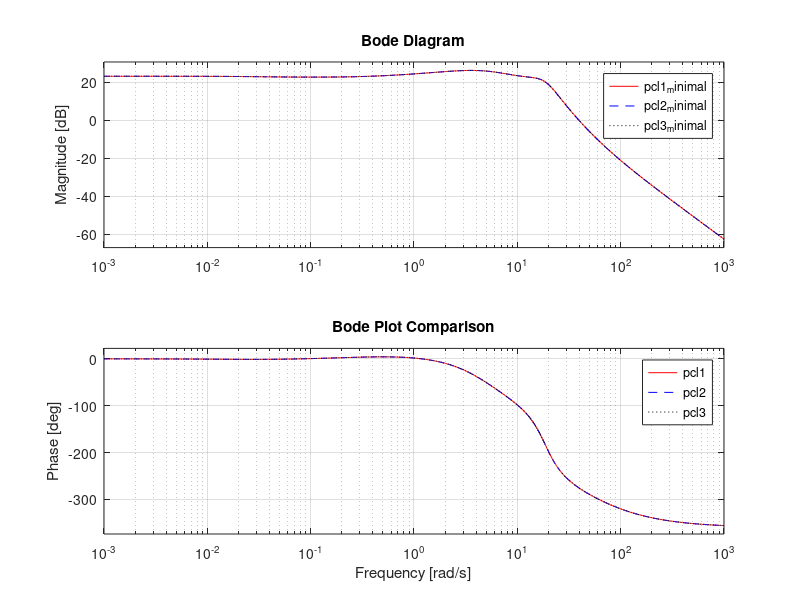

MATLAB code to generate this figure:
clear; clc; close all; clear function

%% TRANSFER FUNCTION OF GILBREATH 2001

K_glb = 13.68;
Gc_glb = tf(5.21*conv([1 -57.36],conv([1 4.26],[1 .55])),conv([1 2*.442*22.85 22.85^2],conv([1 0],[1 1.16])));
Gac_glb = tf(-10.524*conv([1 1.562],conv([1 .038],[1 0])),conv([1 2*.212*.088 .088^2],conv([1 3.75], [1 -1.44])));

num_glb = K_glb*Gc_glb*Gac_glb;
den_glb = zpk([], [], 1) + series(Gc_glb, Gac_glb);

pcl1 = tf(num_glb / den_glb)
pcl2 = K_glb*feedback(Gc_glb*Gac_glb, 1)
pcl3 = K_glb*Gc_glb*Gac_glb / (1 + Gc_glb*Gac_glb)

pcl1_minimal = minreal(pcl1)
pcl2_minimal = minreal(pcl2)
pcl3_minimal = minreal(pcl3)

% Extract and sort poles
p1 = sort(pole(pcl1_minimal))
p2 = sort(pole(pcl2_minimal))
p3 = sort(pole(pcl3_minimal))

% Extract and sort zeros (assuming they have the same number of zeros)
z1 = sort(zero(pcl1_minimal))
z2 = sort(zero(pcl2_minimal))
z3 = sort(zero(pcl3_minimal))
%
figure;

% Step Response Comparison
subplot(2,1,1);
step(pcl1_minimal, 'r-', pcl2_minimal, 'b--', pcl3_minimal, 'k:');
title('Step Response Comparison');
legend('pcl1', 'pcl2', 'pcl3');

% Bode Response Comparison
subplot(2,1,2);
bode(pcl1_minimal, 'r-', pcl2_minimal, 'b--', pcl3_minimal, 'k:');
title('Bode Plot Comparison');
legend('pcl1', 'pcl2', 'pcl3');
%% TRANSFER FUNCTION OF DUDA 1995 PAPER

Kp = 13.68;

numGac = [-10.5240,-16.8384,-0.6247,0];
denGac = [1, 2.3473, -5.3061, -0.1836, -0.0418];

numGc = [5.21, -273.7855, -1425.2, -700.1952];
denGc  = [1, 21.3594, 545.5538, 605.6621, 0];

TF_Gc = tf(numGc, denGc);
TF_Gac = tf(numGac, denGac);
TF_CL = Kp*feedback(TF_Gc*TF_Gac, 1);
TF_CL_minimal = minreal(TF_CL)

p4 = sort(pole(TF_CL_minimal))

z4 = sort(zero(TF_CL_minimal))
